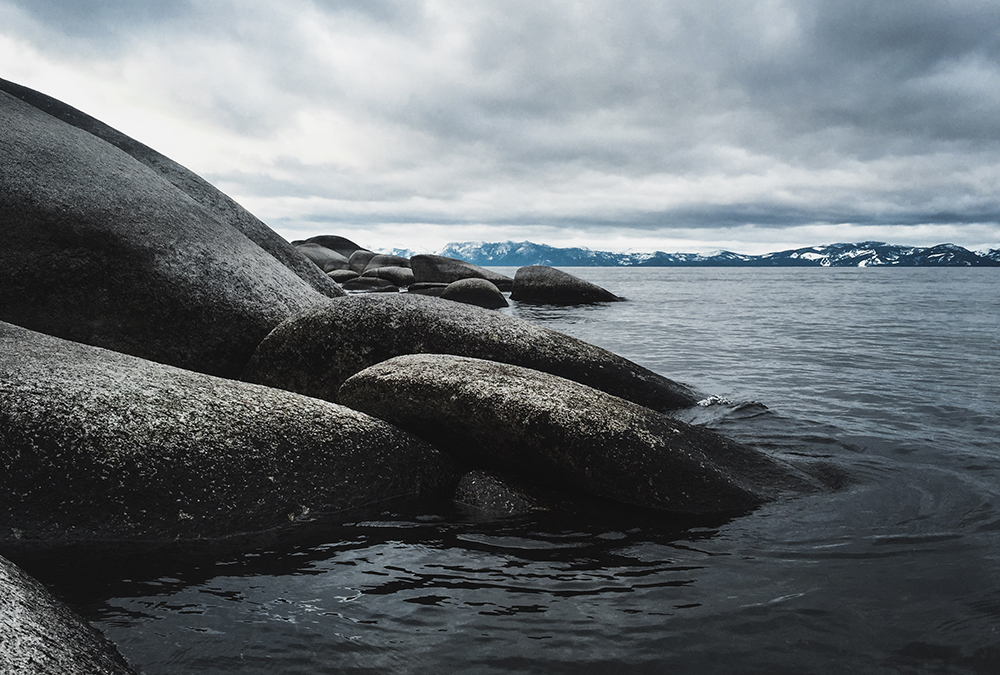
#> input picture week_6/shorts/PIL/in.jpg, 1000 x 675 px
$ python image.py
#> lines starting #> are read from the running program, lines starting #| are printed output that depends on the picture
from PIL import Image, ImageFilter

def main():
    with Image.open("in.jpg") as img:
        # print(img.size) # size: (width, height)
        # print(img.format)
#> img is the input picture: PIL image 1000x675 RGB; mean R, G, B 103.8, 109.9, 114.1
        img = img.rotate(360)
        # img = img.filter(ImageFilter.BLUR)
        img = img.filter(ImageFilter.FIND_EDGES)
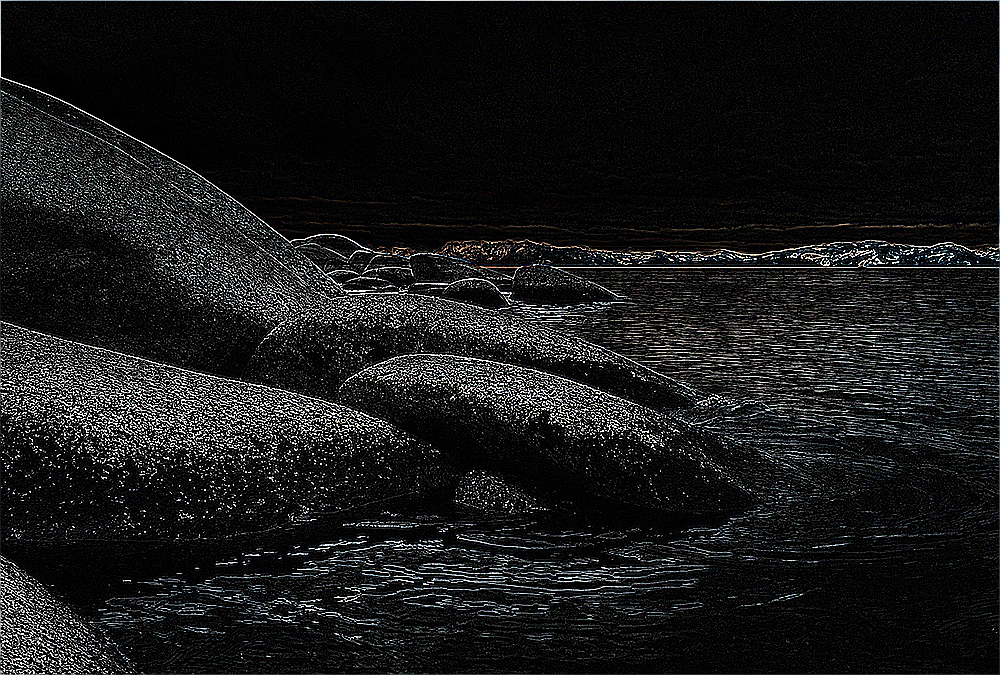
#> img: PIL image 1000x675 RGB; mean R, G, B 24.5, 24.8, 25.2
        img.save("edges.jpeg")


main()
